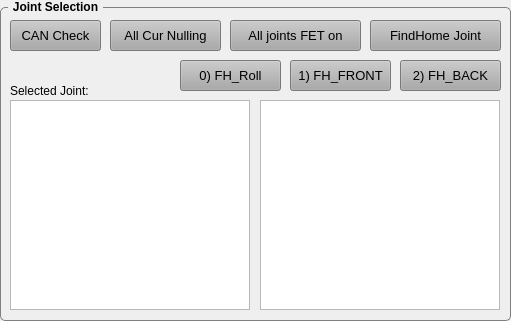
  <widget class="QGroupBox" name="GB_JointSelection">
   <property name="geometry">
    <rect>
     <x>10</x>
     <y>10</y>
     <width>511</width>
     <height>321</height>
    </rect>
   </property>
   <property name="font">
    <font>
     <weight>75</weight>
     <bold>true</bold>
    </font>
   </property>
   <property name="styleSheet">
    <string notr="true">QGroupBox {
    border: 1px solid gray;
    border-radius: 5px;
    margin-top: 7px;
}

QGroupBox::title {
    subcontrol-origin: margin;
    left: 8px;
    padding: 0 3px 0 3px;
}
</string>
   </property>
   <property name="title">
    <string>Joint Selection</string>
   </property>
   <widget class="QTableWidget" name="TW_1">
    <property name="geometry">
     <rect>
      <x>260</x>
      <y>100</y>
      <width>240</width>
      <height>210</height>
     </rect>
    </property>
   </widget>
   <widget class="QTableWidget" name="TW_0">
    <property name="geometry">
     <rect>
      <x>10</x>
      <y>100</y>
      <width>240</width>
      <height>210</height>
     </rect>
    </property>
   </widget>
   <widget class="QLabel" name="LB_SELECTED">
    <property name="geometry">
     <rect>
      <x>10</x>
      <y>80</y>
      <width>161</width>
      <height>21</height>
     </rect>
    </property>
    <property name="text">
     <string>Selected Joint: </string>
    </property>
   </widget>
   <widget class="QPushButton" name="BTN_FIND_HOME">
    <property name="geometry">
     <rect>
      <x>370</x>
      <y>20</y>
      <width>131</width>
      <height>31</height>
     </rect>
    </property>
    <property name="font">
     <font>
      <pointsize>10</pointsize>
     </font>
    </property>
    <property name="styleSheet">
     <string notr="true">background-color: rgb(170, 170, 170);</string>
    </property>
    <property name="text">
     <string>FindHome Joint</string>
    </property>
   </widget>
   <widget class="QPushButton" name="BTN_CAN_CHECK">
    <property name="geometry">
     <rect>
      <x>10</x>
      <y>20</y>
      <width>91</width>
      <height>31</height>
     </rect>
    </property>
    <property name="font">
     <font>
      <pointsize>10</pointsize>
     </font>
    </property>
    <property name="styleSheet">
     <string notr="true">background-color: rgb(170, 170, 170);</string>
    </property>
    <property name="text">
     <string>CAN Check</string>
    </property>
   </widget>
   <widget class="QPushButton" name="BTN_FIND_HOME_2">
    <property name="geometry">
     <rect>
      <x>290</x>
      <y>60</y>
      <width>101</width>
      <height>31</height>
     </rect>
    </property>
    <property name="font">
     <font>
      <pointsize>10</pointsize>
     </font>
    </property>
    <property name="styleSheet">
     <string notr="true">background-color: rgb(170, 170, 170);</string>
    </property>
    <property name="text">
     <string>1) FH_FRONT</string>
    </property>
   </widget>
   <widget class="QPushButton" name="BTN_FIND_HOME_3">
    <property name="geometry">
     <rect>
      <x>400</x>
      <y>60</y>
      <width>101</width>
      <height>31</height>
     </rect>
    </property>
    <property name="font">
     <font>
      <pointsize>10</pointsize>
     </font>
    </property>
    <property name="styleSheet">
     <string notr="true">background-color: rgb(170, 170, 170);</string>
    </property>
    <property name="text">
     <string>2) FH_BACK</string>
    </property>
   </widget>
   <widget class="QPushButton" name="BTN_ALL_FET_ON">
    <property name="geometry">
     <rect>
      <x>230</x>
      <y>20</y>
      <width>131</width>
      <height>31</height>
     </rect>
    </property>
    <property name="font">
     <font>
      <pointsize>10</pointsize>
     </font>
    </property>
    <property name="styleSheet">
     <string notr="true">background-color: rgb(170, 170, 170);</string>
    </property>
    <property name="text">
     <string>All joints FET on</string>
    </property>
   </widget>
   <widget class="QPushButton" name="BTN_SIX_CUR_NULL">
    <property name="geometry">
     <rect>
      <x>110</x>
      <y>20</y>
      <width>111</width>
      <height>31</height>
     </rect>
    </property>
    <property name="font">
     <font>
      <pointsize>10</pointsize>
     </font>
    </property>
    <property name="styleSheet">
     <string notr="true">background-color: rgb(170, 170, 170);</string>
    </property>
    <property name="text">
     <string>All Cur Nulling</string>
    </property>
   </widget>
   <widget class="QPushButton" name="BTN_FIND_HOME_4">
    <property name="geometry">
     <rect>
      <x>180</x>
      <y>60</y>
      <width>101</width>
      <height>31</height>
     </rect>
    </property>
    <property name="font">
     <font>
      <pointsize>10</pointsize>
     </font>
    </property>
    <property name="styleSheet">
     <string notr="true">background-color: rgb(170, 170, 170);</string>
    </property>
    <property name="text">
     <string>0) FH_Roll</string>
    </property>
   </widget>
  </widget>
